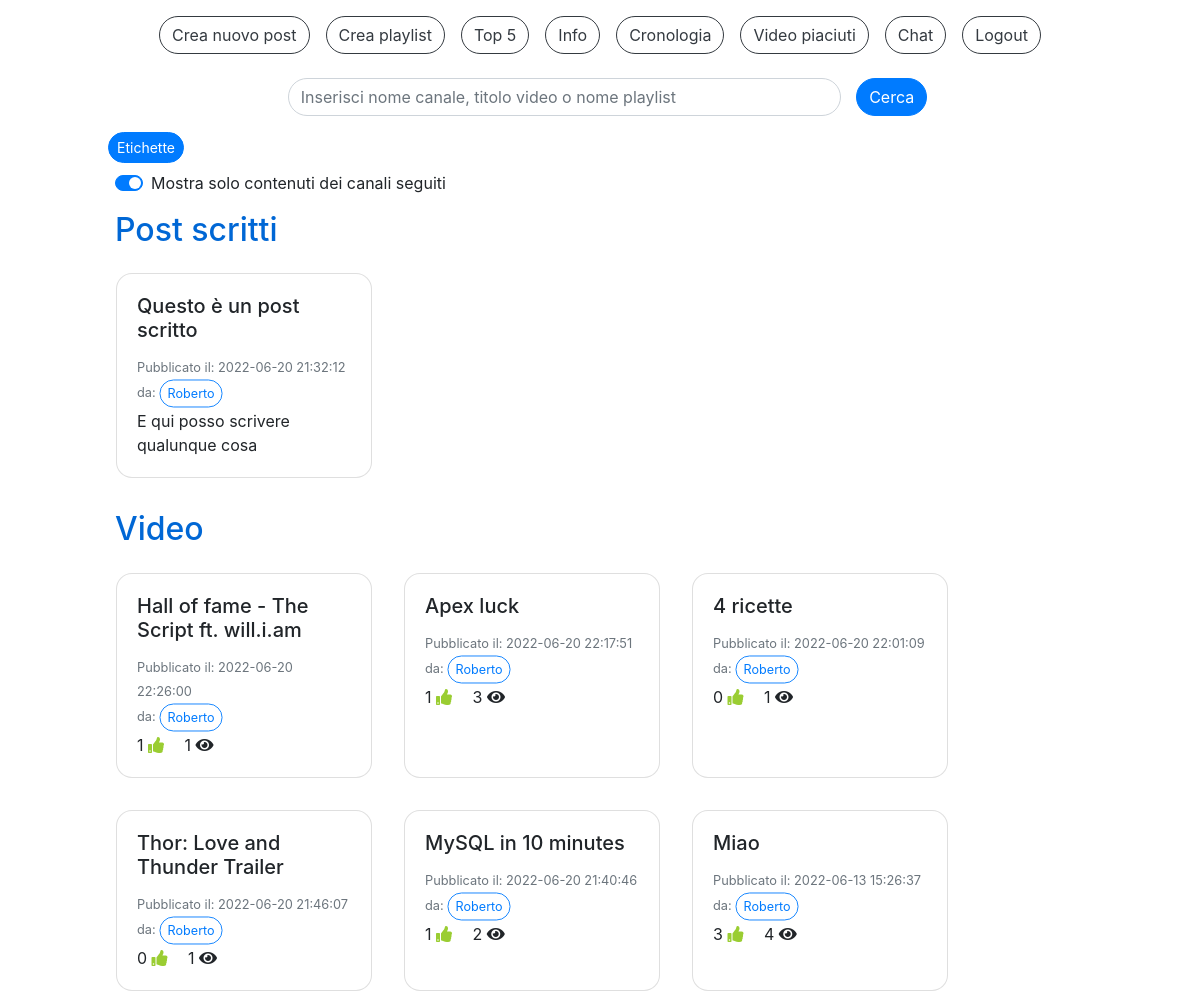
/home.php (signed in), run on an earlier commit of the app's database.
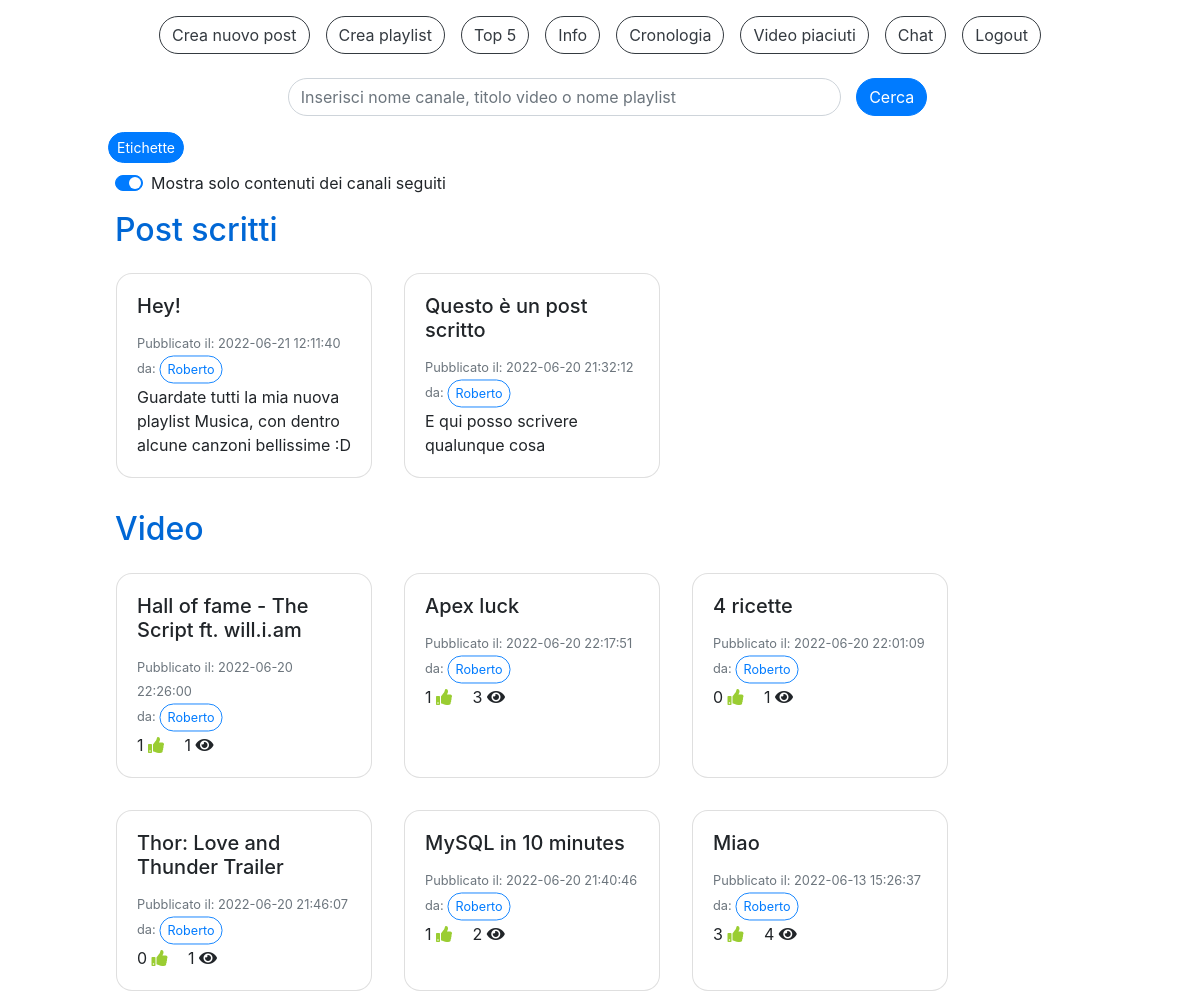
And on a later commit of the database.
### tables this page shows
CREATE TABLE `post_scritti` (
  `IdPost` int(11) NOT NULL,
  `Titolo` varchar(40) NOT NULL,
  `DataPubblicazione` datetime NOT NULL DEFAULT current_timestamp(),
  `TestoPost` varchar(400) NOT NULL,
  `IdAccount` int(11) NOT NULL
);

CREATE TABLE `accounts` (
  `IdAccount` int(11) NOT NULL,
  `Username` varchar(40) NOT NULL,
  `Mail` varchar(40) NOT NULL,
  `Password` varchar(100) NOT NULL,
  `Canale` tinyint(1) NOT NULL,
  `NumeroIscritti` int(11) DEFAULT NULL
);

CREATE TABLE `video` (
  `IdVideo` int(11) NOT NULL,
  `Titolo` varchar(100) NOT NULL,
  `SorgenteVideo` varchar(300) NOT NULL,
  `DataPubblicazione` datetime NOT NULL DEFAULT current_timestamp(),
  `NumeroLike` int(11) NOT NULL DEFAULT 0,
  `NumeroVisualizzazioni` int(11) NOT NULL DEFAULT 0,
  `IdAccount` int(11) NOT NULL
);

### check_canale.php (called while the page is built, shortened)
<?php
  include("db.php");
  $sql="SELECT * FROM Accounts WHERE IdAccount=?";
  $query=$db->prepare($sql);
  $dati=array($_SESSION["loginID"]);
  $query->execute($dati);
  $ris=$query->fetchAll();
  foreach($ris as $row) {
    $canale=$row["Canale"];
  }
?>

### home.php (the view, shortened to what this page needs)
<!DOCTYPE html>
<html>
<head>
  <link rel="stylesheet" href="css/style.css">
  <link rel="stylesheet" href="css/custom_style.css">
</head>
<body>
  <?php
    include("db.php");
    include("check_canale.php");
  ?>
  <div class="container-fluid pt-3">
    <div class="row justify-content-center">
      <?php
        if($canale) {
          echo '<button type="button" class="btn btn-outline-dark mr-3" onclick="location.href=\'create_post.php\'">Crea nuovo post</button>';
        }
      ?>
      <button type="button" class="btn btn-outline-dark mr-3" onclick="location.href='creazionePlaylist.php'">Crea playlist</button>
      <button type="button" class="btn btn-outline-dark mr-3" onclick="location.href='top5.php'">Top 5</button>
      <button type="button" class="btn btn-outline-dark mr-3" onclick="location.href='info.php'">Info</button>
      <button type="button" class="btn btn-outline-dark mr-3" onclick="location.href='cronologia.php'">Cronologia</button>
      <button type="button" class="btn btn-outline-dark mr-3" onclick="location.href='video_piaciuti.php'">Video piaciuti</button>
      <button type="button" class="btn btn-outline-dark mr-3" onclick="location.href='chat.php'">Chat</button>
      <button type="button" class="btn btn-outline-dark" onclick="location.href='logout.php'">Logout</button>
    </div>
    <div class="row justify-content-center">
      <div id="homePosts" class="col-10">
        <form method="POST" class="mt-2" style="width: 100%" action="ricerca.php">
          <div class="row align-items-center justify-content-center">
            <div class="form-group col-7 mt-3">
              <input type="text" id="cerca" class="form-control" name="cerca" placeholder="Inserisci nome canale, titolo video o nome playlist" required>
            </div>
            <button id="bottoneCerca" class="btn btn-primary" value="">Cerca</button>
          </div>
        </form>
        <div class="row mb-2">
          <button id="etichette" class="btn btn-primary btn-sm ml-2" onclick="location.href='etichette.php'">Etichette</button>
        </div>
        <div class="custom-control custom-switch">
          <label class="custom-control-label" id="contentSwitchLabel" for="contentSwitch">Mostra solo contenuti dei canali seguiti</label>
        </div>
        <h2 class="titleText mt-3">Post scritti</h2>
        <div id="postScrittiSeguiti" class="row">
        <?php
          $sql="SELECT * FROM Post_Scritti s, Accounts a, Iscrizioni i WHERE a.IdAccount=s.IdAccount AND a.IdAccount=i.IdCanale AND i.IdIscritto=? ORDER BY DataPubblicazione DESC LIMIT 4";
          $query=$db->prepare($sql);
          $dati=array($_SESSION["loginID"]);
          $query->execute($dati);
          $ris=$query->fetchAll();
          foreach($ris as $row) {
            echo '<div class="card m-3 card-post" style="width: 16rem;">
                    <div class="card-body card-post" onclick="cardOnClickPost(\''.$row["IdPost"].'\',\''. $row["Username"] .'\')">
                      <h5 class="card-title card-post">'. $row["Titolo"] .'</h5>
                      <p class="card-text card-post">
                        <small class="text-muted">Pubblicato il: '. $row["DataPubblicazione"] .'<br>da:<button type="button" class="btn btn-outline-primary btn-sm mini" onclick="location.href=\'canale.php?canale='. $row["Username"] .'\'">'. $row["Username"] .'</button></small><br>
                        '. $row["TestoPost"] .'<br>
                      </p>
                    </div>
                  </div>';
          }
        ?>
        </div>
        <h2 class="titleText mt-3">Video</h2>
        <?php
          $sql="SELECT * FROM Video v JOIN Accounts a ON v.IdAccount=a.IdAccount ORDER BY DataPubblicazione DESC LIMIT 12";
          $query=$db->prepare($sql);
          $query->execute();
          $ris=$query->fetchAll();
          foreach($ris as $row) {
            $sql="SELECT * FROM Video v, Visualizzazioni vis, Accounts a WHERE v.IdVideo=vis.IdVideo AND a.IdAccount=vis.IdAccount AND vis.IdAccount=? AND vis.IdVideo=?";
            $query=$db->prepare($sql);
            $dati=array($_SESSION["loginID"], $row["IdVideo"]);
            $query->execute($dati);
            $risVis=$query->fetchAll();
          }
        ?>
        <div id="postVideoSeguiti" class="row">
        <?php
          $sql="SELECT * FROM Video v, Accounts a, Iscrizioni i WHERE v.IdAccount=a.IdAccount AND a.IdAccount=i.IdCanale AND i.IdIscritto=? ORDER BY v.DataPubblicazione DESC LIMIT 12";
          $query=$db->prepare($sql);
          $dati=array($_SESSION["loginID"]);
          $query->execute($dati);
          $ris=$query->fetchAll();
          foreach($ris as $row) {
            $sql="SELECT * FROM Video v, Visualizzazioni vis, Accounts a WHERE v.IdVideo=vis.IdVideo AND a.IdAccount=vis.IdAccount AND vis.IdAccount=? AND vis.IdVideo=?";
            $query=$db->prepare($sql);
            $dati=array($_SESSION["loginID"], $row["IdVideo"]);
            $query->execute($dati);
            $risVis=$query->fetchAll();
            $tempoVis=-1;
            $creator=$row["Username"];
            foreach($risVis as $vis) {
              $tempoVis=$vis["TempoVisualizzazione"];
            }
            echo '<div class="card card-video m-3" style="width: 16rem;">
                    <div class="card-body card-video" onclick="cardOnClick(\''. $row["IdVideo"] .'\',\''. $row["Titolo"] .'\',\''. $row["SorgenteVideo"] .'\',\''. $tempoVis .'\',\''. $creator .'\')">
                      <h5 class="card-title card-video">'. $row["Titolo"] .'</h5>
                      <p class="card-text card-video">
                        <small class="text-muted">Pubblicato il: '. $row["DataPubblicazione"] .'<br>da:<button type="button" class="btn btn-outline-primary btn-sm mini">'. $creator .'</button></small><br>
                        '. $row["NumeroLike"] .' <i class="fa fa-thumbs-up mr-3"></i>
                        '. $row["NumeroVisualizzazioni"] .' <i class="fa fa-eye"></i>
                      </p>
                    </div>
                  </div>';
          }
        ?>
        </div>
      </div>
    </div>
  </div>
</body>
</html>

### css/custom_style.css (style rules this page uses)
* { transition: 0.4s; }
div, h2, p { cursor: default; }
.card-video,.card-playlist,.card-post { cursor: pointer; }
.fa-thumbs-up { color: yellowgreen; }
body { height: 100vh; overflow: auto; }
.btn,.form-control,.custom-select { border-radius: 2rem; }
.mini { transform: scale(0.9); }
.card { border-radius: 1rem; }
.titleText { color: #0067d5; }

What changed in the data, as far as the page shows it:
added post_scritti: Titolo "Hey!", DataPubblicazione "2022-06-21 12:11:40", IdAccount.Username "Roberto", TestoPost "Guardate tutti la mia nuova playlist Musica, con dentro alcune canzoni bellissime :D"
